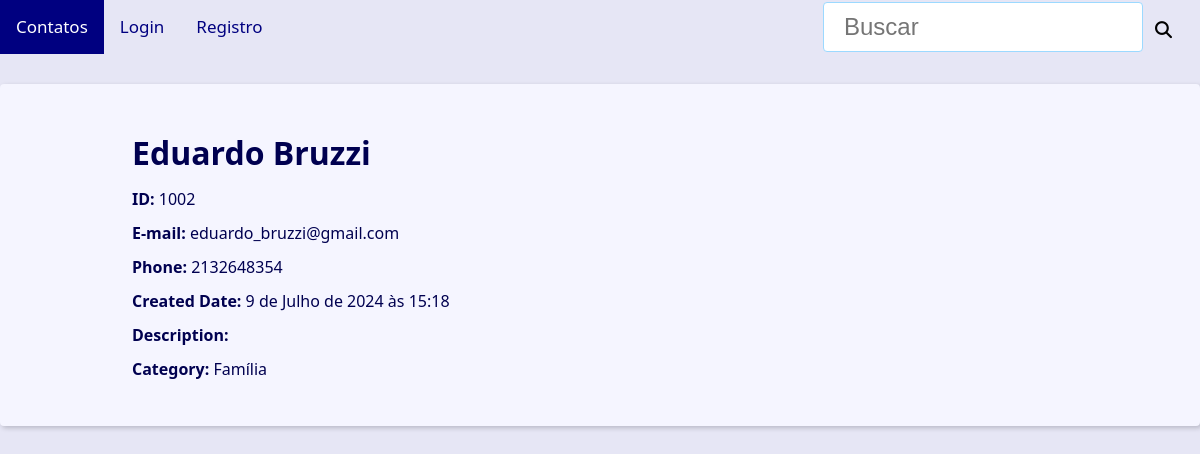
The app's page /1002/ with its own data.
### contact/models.py (models this page shows, shortened)
class Contact(models.Model):
    first_name = models.CharField(max_length=50)
    last_name = models.CharField(max_length=50, blank=True)
    phone = models.CharField(max_length=50)
    email = models.EmailField(max_length=254, blank=True, verbose_name='E-mail')
    created_date = models.DateTimeField(default=timezone.now)
    description = models.TextField(blank=True, verbose_name='Descrição')
    show = models.BooleanField(default=True)
    picture = models.ImageField(blank=True, upload_to='pictures/%Y/%m/', verbose_name='Imagem')
    owner = models.ForeignKey(
        User,
        on_delete=models.SET_NULL,
        blank=True, null=True
    )
    category = models.ForeignKey(
        Category,
        on_delete=models.SET_NULL,
        blank=True,
        null=True,
        verbose_name='Categoria'
    )

class Category(models.Model):
    class Meta:
        verbose_name = 'Category'
        verbose_name_plural = 'Categories'
    name = models.CharField(max_length=50)

### contact/views/contact_views.py (the view)
# urls.py: path('<int:contact_id>/', views.contact, name='contact'),
def contact(request, contact_id):
    single_contact = get_object_or_404(
        Contact, pk=contact_id, show=True
    )
    site_title = f'{single_contact.first_name} {single_contact.last_name}'
    context = {
        'contact': single_contact,
        'site_title' : ' - ' + site_title
    }
    return render(
        request,
        'contact/contact.html',
        context
    )

### contact/templates/contact/contact.html (shortened to what this page needs)
{% extends 'global/base.html' %}
{% block content %}
  <div class="single-contact">
    <h1 class="single-contact-name">
      {{ contact.first_name }} {{ contact.last_name }}
    </h1>
    <p><b>ID:</b> {{ contact.id }}</p>
    <p><b>E-mail:</b> {{ contact.email }}</p>
    <p><b>Phone:</b> {{ contact.phone }}</p>
    <p><b>Created Date:</b> {{ contact.created_date }}</p>
    <p><b>Description:</b> {{ contact.description }}</p>
    <p><b>Category:</b> {{ contact.category.name }}</p>
  </div>
{% endblock content %}

### base/static/global/css/style.css (style rules this page uses)
:root { --spacing: 1.5rem; --link-dark-color: rgb(0, 83, 200); --link-light-color: rgb(156, 217, 255); --clr-white: rgb(245, 245, 255); --clr-blue: rgb(0, 0, 80); --clr-light-gray: rgb(230, 230, 245); --clr-dark-shadow-5: rgba(0, 0, 10, 5%); --clr-dark-shadow-10: rgba(0, 0, 10, 10%); --clr-dark-shadow-20: rgba(0, 0, 10, 20%); --clr-light-shadow-5: rgba(200, 200, 255, 5%); --clr-light-shadow-10: rgba(200, 200, 255, 20%); --clr-light-shadow-20: rgba(200, 200, 255, 20%); --main-page-width: 120rem; --table-min-width: 60rem; --biggest-font-size: 5rem; --bigger-font-size: 4rem; --big-font-size: 3.2rem; --medium-font-size: 2.4rem; --small-font-size: 1.6rem; --smaller-font-size: 1.4rem; --smallest-font-size: 1.2rem; --transition-fast: 300ms; --transition-medium: 600ms; --transition-slow: 1s; --default-border-radius: 4px; }
*, *::before, *::after { margin: 0; padding: 0; box-sizing: border-box; }
html { font-size: 62.5%; }
body { font-family: system-ui, -apple-system, BlinkMacSystemFont, 'Segoe UI', Roboto, Oxygen, Ubuntu, Cantarell, 'Open Sans', 'Helvetica Neue', sans-serif; line-height: 1.5; font-size: var(--small-font-size); color: var(--clr-blue); -webkit-font-smoothing: antialiased; background: var(--clr-light-gray); }
@media (min-width: 600px) { .single-contact { max-width: 80%; margin: calc(var(--spacing) * 2) auto; } }
.single-contact h1 { margin: 1rem 0; }
.single-contact p { margin: 1rem 0; }

### records on screen
Contact: first_name "Eduardo", last_name "Bruzzi", id "1002", email "eduardo_bruzzi@gmail.com", phone "2132648354", created_date "9 de Julho de 2024 às 15:18", category.name "Família"
